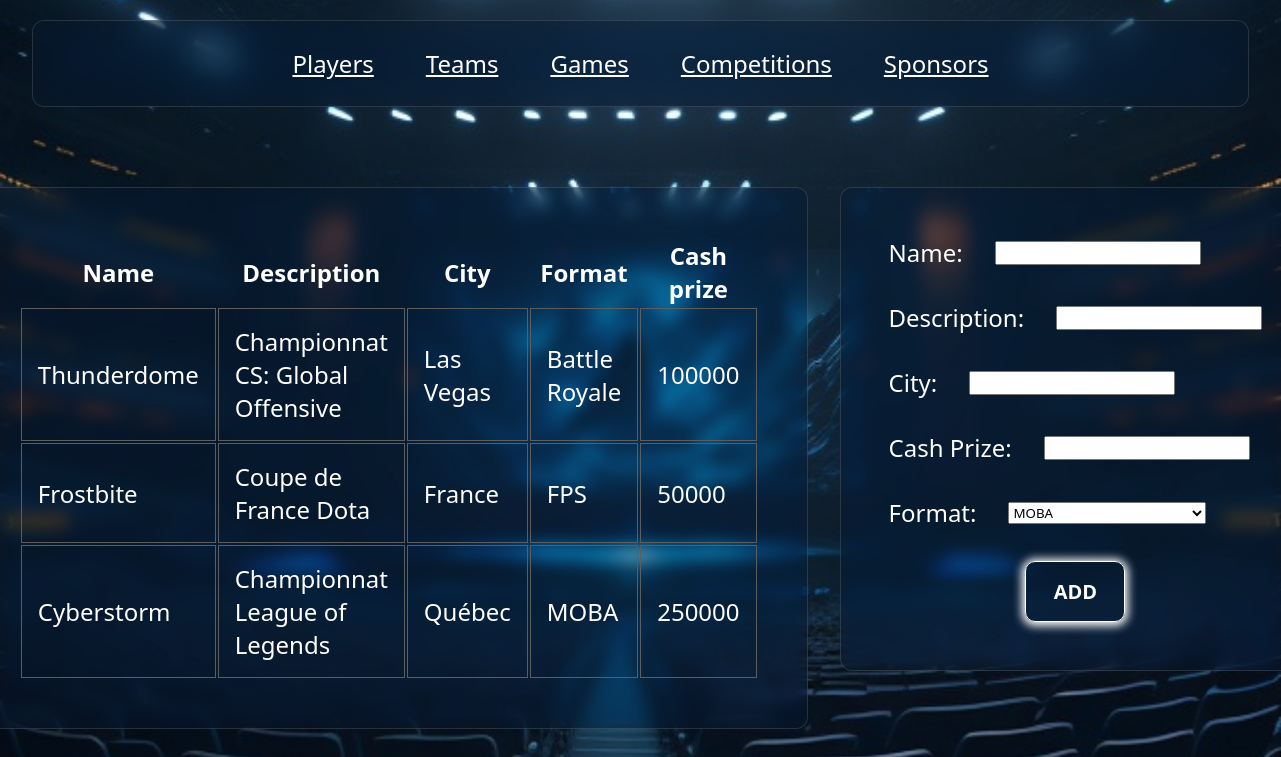
The app's page /PHP/Sections/CompetitionSection.php with its own data.
### tables this page shows
CREATE TABLE IF NOT EXISTS competition (
  id int(10) NOT NULL AUTO_INCREMENT,
  name varchar(50) NOT NULL,
  description varchar(300) NOT NULL,
  city varchar(70) NOT NULL,
  format varchar(80) NOT NULL,
  cash_prize int(9) NOT NULL,
  PRIMARY KEY (id)
);

### PHP/DBManager.php (called while the page is built)
<?php
class DBManager
{
  private $bdd;
  public function __construct()
  {
    try {
      $this->bdd = new PDO(
        'mysql:host=localhost;dbname=esport;charset=utf8',
        'root',
        'root'
      );
    } catch (Exception $e) {
      die('Erreur : ' . $e->getMessage());
    }
  }
  public function getConnexion()
  {
    return $this->bdd;
  }
}
?>

### PHP/Competition/ManagerCompetition.php (called while the page is built, shortened)
<?php
require '../DBManager.php';
require 'Competition.php';
class ManagerCompetition extends DBManager
{
  public function getAll()
  {
    $res = $this->getConnexion()->query('SELECT * FROM competition');
    $competitionList = [];
    foreach ($res as $competition) {
      $newCompetition = new Competition();
      $newCompetition->setName($competition['name']);
      $newCompetition->setDescription($competition['description']);
      $newCompetition->setCity($competition['city']);
      $newCompetition->setFormat($competition['format']);
      $newCompetition->setCashPrize($competition['cash_prize']);
      $competitionList[] = $newCompetition;
    }
    return $competitionList;
  }
}
?>

### PHP/Competition/Competition.php (called while the page is built)
<?php
class Competition
{
  private $name;
  private $description;
  private $city;
  private $format;
  private $cash_prize;
  public function getName()
  {
    return $this->name;
  }
  public function setName($name)
  {
    return $this->name = $name;
  }
  public function getDescription()
  {
    return $this->description;
  }
  public function setDescription($description)
  {
    return $this->description = $description;
  }
  public function getCity()
  {
    return $this->city;
  }
  public function setCity($city)
  {
    return $this->city = $city;
  }
  public function getFormat()
  {
    return $this->format;
  }
  public function setFormat($format)
  {
    return $this->format = $format;
  }
  public function getCashPrize()
  {
    return $this->cash_prize;
  }
  public function setCashPrize($cash_prize)
  {
    return $this->cash_prize = $cash_prize;
  }
}
?>

### PHP/Sections/CompetitionSection.php (the view, shortened to what this page needs)
<!DOCTYPE html>
<html lang="en">
<head>
    <link rel="stylesheet" href="../../style.css">
</head>
<?php
require '../Competition/ManagerCompetition.php';
$managerCompetition = new ManagerCompetition();
$allCompetitions = $managerCompetition->getAll();
?>
<body>
    <nav>
        <div>
            <a href="./PlayerSection.php">Players</a>
            <a href="./TeamSection.php">Teams</a>
            <a href="../../index.php">Games</a>
            <a href="./CompetitionSection.php">Competitions</a>
            <a href="./SponsorsSection.php">Sponsors</a>
        </div>
    </nav>
    <div class="manager">
        <table class="table">
            <thead id="top-tr">
                <tr>
                    <th>Name</th>
                    <th>Description</th>
                    <th>City</th>
                    <th>Format</th>
                    <th>Cash prize</th>
                </tr>
            </thead>
            <tbody>
                <?php
                foreach ($allCompetitions as $competition) {
                    echo ('<tr>');
                    echo ('<td>' . $competition->getName() . '</td>');
                    echo ('<td>' . $competition->getDescription() . '</td>');
                    echo ('<td>' . $competition->getCity() . '</td>');
                    echo ('<td>' . $competition->getFormat() . '</td>');
                    echo ('<td>' . $competition->getCashPrize() . '</td>');
                    echo ('</tr>');
                }
                ?>
            </tbody>
        </table>
        <form action="./CompetitionSection.php" method="POST">
            <div>
                <label for="name">Name:</label>
                <input type="text" name="name" id="name">
            </div>
            <div>
                <label for="description">Description:</label>
                <input type="text" name="description" id="description">
            </div>
            <div>
                <label for="city">City:</label>
                <input type="text" name="city" id="city">
            </div>
            <div>
                <label for="cash_prize">Cash Prize:</label>
                <input type="text" name="cash_prize" id="cash_prize">
            </div>
            <div>
                <label for="format">Format:</label>
                <select name="format" id="format">
                    <option value="MOBA">MOBA</option>
                </select>
            </div>
            <input type="submit" value="ADD">
        </form>
    </div>
</body>
</html>

### style.css (style rules this page uses)
* { font-family: system-ui, -apple-system, BlinkMacSystemFont, "Segoe UI", Roboto, Oxygen, Ubuntu, Cantarell, "Open Sans", "Helvetica Neue", sans-serif; }
body { background: url("./assets/gaming_esport.jpg"); background-repeat: no-repeat; background-size: cover; background-position: center; color: white; margin: 20px; display: flex; flex-direction: column; justify-content: center; align-items: center; gap: 5rem; }
nav { display: flex; flex-direction: row; justify-content: center; align-items: center; width: 95vw; margin: 0; padding: 0; box-sizing: border-box; backdrop-filter: blur(16px) saturate(180%); -webkit-backdrop-filter: blur(16px) saturate(180%); background-color: rgba(17, 25, 40, 0.388); border-radius: 12px; border: 1px solid rgba(255, 255, 255, 0.125); font-weight: bold; }
div { display: flex; flex-direction: row; gap: 2rem; font-size: 1.5rem; }
nav > div > a { padding: 10px; background: none; color: white; border: none; font-size: 1.5rem; margin-top: 1rem; margin-bottom: 1rem; font-weight: 500; }
form, .glass { backdrop-filter: blur(8px) saturate(180%); -webkit-backdrop-filter: blur(16px) saturate(180%); background-color: rgba(17, 25, 40, 0.388); padding: 3rem; border-radius: 12px; border: 1px solid rgba(255, 255, 255, 0.125); gap: 2rem; display: flex; flex-direction: column; justify-content: center; align-items: center; }
form > div, .glass { display: flex; flex-direction: row; justify-content: center; align-items: center; }
td { border: solid 1px rgb(93, 93, 93); margin: 0; }
.table { backdrop-filter: blur(8px) saturate(180%); -webkit-backdrop-filter: blur(5px) saturate(180%); background-color: rgba(17, 25, 40, 0.388); padding: 3rem; border-radius: 12px; border: 1px solid rgba(255, 255, 255, 0.125); }
.table > thead { font-size: 1.5rem; }
td { padding: 1rem; }
tbody { margin-top: 2rem; }
#top-tr { margin-bottom: 2rem; }
.manager { display: flex; justify-content: flex; flex-direction: row; align-items: flex-start; }
form > div { width: 100%; display: flex; justify-content: flex-start; }
form > input { padding: 1rem; border-radius: 10px; width: 100px; font-size: 20px; background: none; box-shadow: 0px 1px 10px 3px white; border-style: none; border: solid 1px white; color: white; font-weight: bold; }

### records on screen
competition: name "Thunderdome", description "Championnat CS: Global Offensive", city "Las Vegas", format "Battle Royale", cash_prize "100000"
competition: name "Frostbite", description "Coupe de France Dota", city "France", format "FPS", cash_prize "50000"
competition: name "Cyberstorm", description "Championnat League of Legends", city "Québec", format "MOBA", cash_prize "250000"
